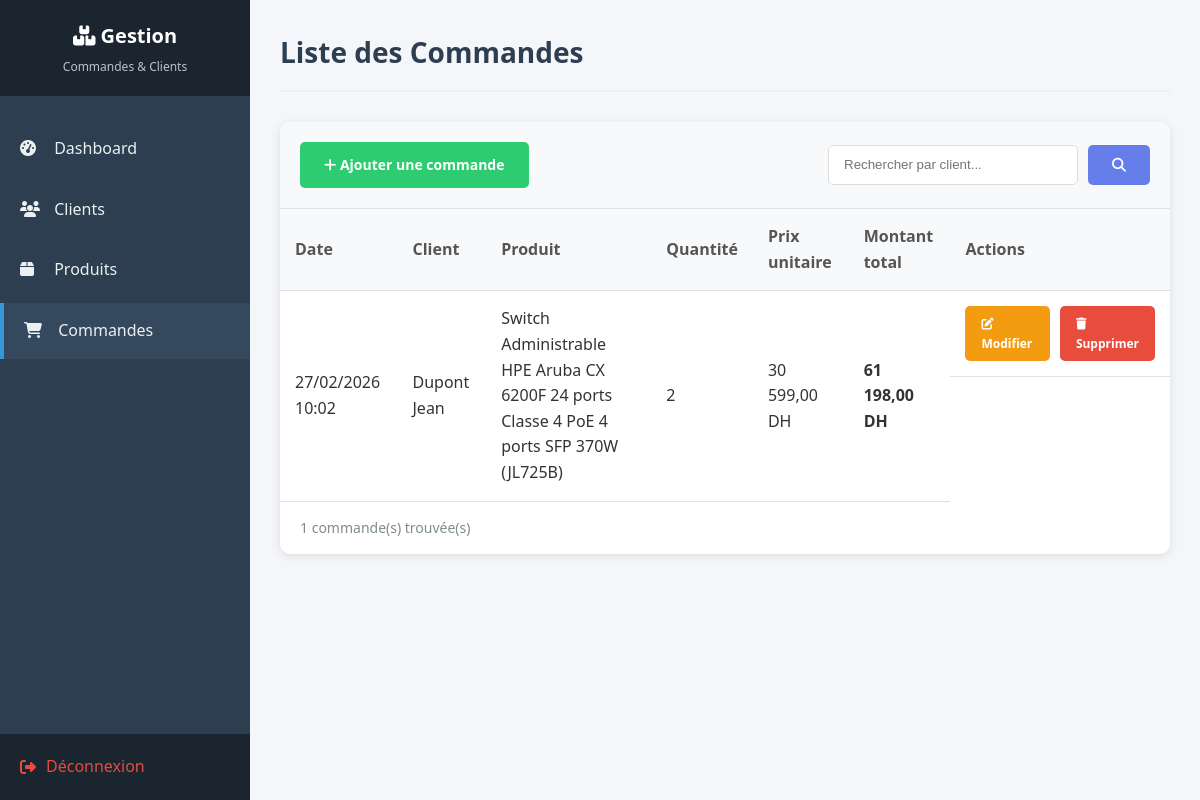
Page /liste_commandes.php (signed in) on the committed database.
### tables this page shows
CREATE TABLE `commandes` (
  `id` int(11) NOT NULL,
  `client_id` int(11) NOT NULL,
  `produit_id` int(11) NOT NULL,
  `quantite` int(11) NOT NULL,
  `date_commande` datetime DEFAULT current_timestamp(),
  `montant_total` decimal(10,2) NOT NULL
);

CREATE TABLE `clients` (
  `id` int(11) NOT NULL,
  `code_client` varchar(20) NOT NULL,
  `nom` varchar(100) NOT NULL,
  `prenom` varchar(100) NOT NULL,
  `email` varchar(150) NOT NULL,
  `telephone` varchar(20) DEFAULT NULL
);

CREATE TABLE `produits` (
  `id` int(11) NOT NULL,
  `nom` varchar(150) NOT NULL,
  `description` text DEFAULT NULL,
  `prix` decimal(10,2) NOT NULL,
  `stock` int(11) NOT NULL DEFAULT 0
);

### liste_commandes.php (the view, shortened to what this page needs)
<?php
require_once 'base.php';
$recherche = $_GET['recherche'] ?? '';
$sql = "
    SELECT c.id, c.date_commande, c.quantite, c.montant_total,
           cl.id AS client_id, cl.nom AS client_nom, cl.prenom AS client_prenom,
           p.id AS produit_id, p.nom AS produit_nom, p.prix AS produit_prix
    FROM commandes c
    JOIN clients cl ON c.client_id = cl.id
    JOIN produits p ON c.produit_id = p.id
";
$params = [];
$sql .= " ORDER BY c.date_commande DESC";
$stmt = $pdo->prepare($sql);
$stmt->execute($params);
$commandes = $stmt->fetchAll();
?>
<!DOCTYPE html>
<html lang="fr">
<head>
    <link rel="stylesheet" href="style.css">
    <link rel="stylesheet" href="https://cdnjs.cloudflare.com/ajax/libs/font-awesome/6.4.0/css/all.min.css">
</head>
<body>
    <div class="main-container">
        <aside class="sidebar">
            <div class="sidebar-header">
                <h1><i class="fas fa-boxes"></i> Gestion</h1>
                <p>Commandes & Clients</p>
            </div>
            <ul class="sidebar-menu">
                <li><a href="index.php"><i class="fas fa-tachometer-alt"></i> Dashboard</a></li>
                <li><a href="liste_clients.php"><i class="fas fa-users"></i> Clients</a></li>
                <li><a href="liste_produits.php"><i class="fas fa-box"></i> Produits</a></li>
                <li><a href="liste_commandes.php" class="active"><i class="fas fa-shopping-cart"></i> Commandes</a></li>
            </ul>
            <div class="sidebar-footer">
                <a href="logout.php"><i class="fas fa-sign-out-alt"></i> Déconnexion</a>
            </div>
        </aside>
        <main class="main-content">
            <div class="page-header">
                <h2>Liste des Commandes</h2>
            </div>
            <div class="table-container">
                <div class="table-header">
                    <a href="ajouter_commande.php" class="btn btn-success"><i class="fas fa-plus"></i> Ajouter une commande</a>
                    <form method="GET" class="search-box">
                        <input type="text" name="recherche" placeholder="Rechercher par client..." value="<?php echo htmlspecialchars($recherche); ?>">
                        <button type="submit" class="btn btn-primary"><i class="fas fa-search"></i></button>
                    </form>
                </div>
                <table>
                    <thead>
                        <tr>
                            <th>Date</th>
                            <th>Client</th>
                            <th>Produit</th>
                            <th>Quantité</th>
                            <th>Prix unitaire</th>
                            <th>Montant total</th>
                            <th>Actions</th>
                        </tr>
                    </thead>
                    <tbody>
                        <?php if (count($commandes) > 0): ?>
                            <?php foreach ($commandes as $commande): ?>
                            <tr>
                                <td><?php echo date('d/m/Y H:i', strtotime($commande['date_commande'])); ?></td>
                                <td><?php echo htmlspecialchars($commande['client_nom'] . ' ' . $commande['client_prenom']); ?></td>
                                <td><?php echo htmlspecialchars($commande['produit_nom']); ?></td>
                                <td><?php echo $commande['quantite']; ?></td>
                                <td><?php echo number_format($commande['produit_prix'], 2, ',', ' '); ?> DH</td>
                                <td><strong><?php echo number_format($commande['montant_total'], 2, ',', ' '); ?> DH</strong></td>
                                <td class="actions">
                                    <a href="modifier_commande.php?id=<?php echo $commande['id']; ?>" class="btn btn-warning btn-sm"><i class="fas fa-edit"></i> Modifier</a>
                                    <a href="liste_commandes.php?supprimer=<?php echo $commande['id']; ?>" class="btn btn-danger btn-sm" onclick="return confirm('Êtes-vous sûr de vouloir supprimer cette commande ?');"><i class="fas fa-trash"></i> Supprimer</a>
                                </td>
                            </tr>
                            <?php endforeach; ?>
                        <?php endif; ?>
                    </tbody>
                </table>
                <div class="pagination-info">
                    <?php echo count($commandes); ?> commande(s) trouvée(s)
                </div>
            </div>
        </main>
    </div>
</body>
</html>

### style.css (style rules this page uses)
* { margin: 0; padding: 0; box-sizing: border-box; }
body { font-family: 'Segoe UI', Tahoma, Geneva, Verdana, sans-serif; background-color: #f5f6fa; color: #333; line-height: 1.6; }
.main-container { display: flex; min-height: 100vh; }
.sidebar { width: 250px; background: #2c3e50; color: white; position: fixed; height: 100vh; overflow-y: auto; }
.sidebar-header { padding: 20px; background: #1a252f; text-align: center; }
.sidebar-header h1 { font-size: 20px; margin-bottom: 5px; }
.sidebar-header p { font-size: 12px; color: #bdc3c7; }
.sidebar-menu { list-style: none; padding: 20px 0; }
.sidebar-menu li { margin: 5px 0; }
.sidebar-menu a { display: block; padding: 15px 20px; color: #ecf0f1; text-decoration: none; transition: all 0.3s; }
.sidebar-menu a:hover, .sidebar-menu a.active { background: #34495e; border-left: 4px solid #3498db; }
.sidebar-menu i { margin-right: 10px; width: 20px; display: inline-block; }
.sidebar-footer { position: absolute; bottom: 0; width: 100%; padding: 20px; background: #1a252f; }
.sidebar-footer a { color: #e74c3c; text-decoration: none; display: flex; align-items: center; gap: 10px; }
.main-content { flex: 1; margin-left: 250px; padding: 30px; }
.page-header { margin-bottom: 30px; padding-bottom: 15px; border-bottom: 2px solid #ecf0f1; }
.page-header h2 { color: #2c3e50; font-size: 28px; }
.btn { display: inline-block; padding: 12px 24px; border: none; border-radius: 5px; font-size: 14px; font-weight: 600; cursor: pointer; text-decoration: none; transition: all 0.3s; }
.btn-primary { background: #667eea; color: white; }
.btn-success { background: #2ecc71; color: white; }
.btn-warning { background: #f39c12; color: white; }
.btn-danger { background: #e74c3c; color: white; }
.btn-sm { padding: 8px 16px; font-size: 12px; }
.table-container { background: white; border-radius: 10px; box-shadow: 0 2px 10px rgba(0, 0, 0, 0.1); overflow: hidden; }
.table-header { padding: 20px; background: #f8f9fa; border-bottom: 1px solid #dee2e6; display: flex; justify-content: space-between; align-items: center; flex-wrap: wrap; gap: 15px; }
.search-box { display: flex; gap: 10px; }
.search-box input { padding: 10px 15px; border: 1px solid #ddd; border-radius: 5px; width: 250px; }
table { width: 100%; border-collapse: collapse; }
thead { background: #f8f9fa; }
th, td { padding: 15px; text-align: left; border-bottom: 1px solid #dee2e6; }
th { font-weight: 600; color: #555; }
.actions { display: flex; gap: 10px; }
.pagination-info { padding: 15px 20px; color: #7f8c8d; font-size: 14px; }

### rows in the picture
commandes: date_commande "27/02/2026 10:02", client.prenom "Dupont Jean", produit.nom "Switch Administrable HPE Aruba CX 6200F 24 ports Classe 4 PoE 4 ports SFP 370W (JL725B)", quantite "2", produit.prix "30 599,00", montant_total "61 198,00"

### other values in the picture
count($commandes) "1"
